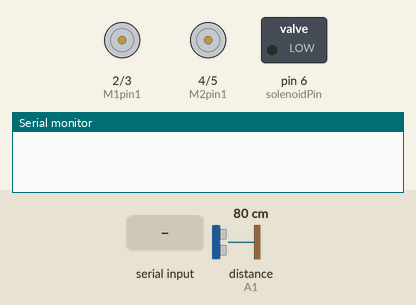
Simulated run of this sketch. Board: Arduino Uno, built with avr-gcc and run on an emulated ATmega328P. Shown: motor-driver pin pairs drawn as motors (green arrow = first pin HIGH = forward, orange = second pin HIGH = backward, longer = more drive, scaled by the enable pin), switched loads named in the sketch (green lamp = pin HIGH), the last lines printed to the serial monitor. Dashed ring = blinking. The test bench sets the inputs (shaded band); at power-on: distance to the obstacle (sensor on A1) 80 cm.

Above: at 1.2 s.
1.3 s: "2\n" received over Serial
At 1.7 s:
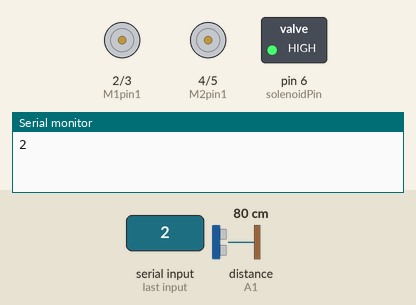
4.3 s: "3\n" received over Serial
At 6.9 s:
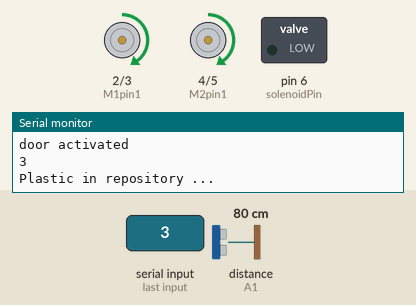
7.3 s: "4\n" received over Serial
At 9.5 s:
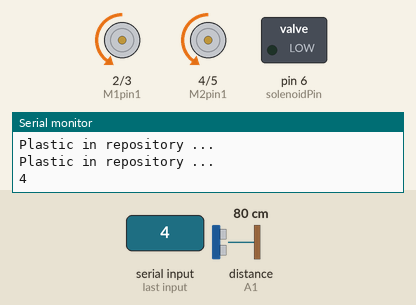
9.8 s: "2\n" received over Serial
At 11.7 s:
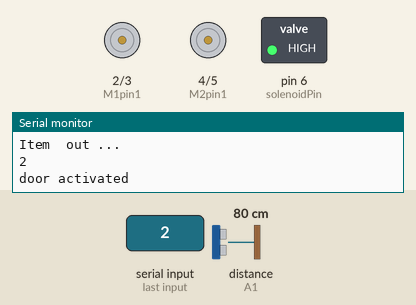
12.8 s: "1\n" received over Serial
At 14.3 s:
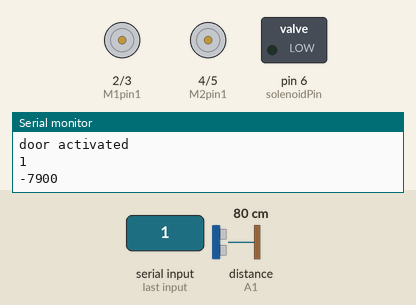
Timing chart, 0 to 15.3 s (numbered marks = the images above; inputs shaded):
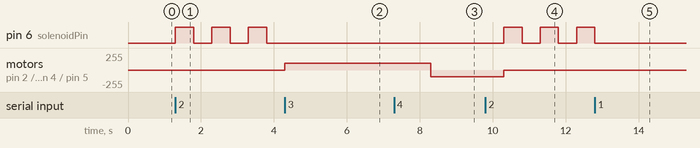

The sketch:

Script_motor_version.ino
```cpp
#include <SharpIR.h>


int capacity = 80;
int msg ;
char Status[5] ;
String Data;

#define M1pin1 2
#define M1pin2 3
#define M2pin1 4
#define M2pin2 5
#define pin 7

#define PWM1  10
#define PWM2  9

#define solenoidPin 6
#define ir A1            // ir: the pin where your sensor is attached
#define model 20150     // model: an int that determines your sensor:  1080 for GP2Y0A21Y
//                                            20150 for GP2Y0A02Y  __GP2Y0A02YK0F
//                                            (working distance range according to the datasheets)
/*
2 to 15 cm GP2Y0A51SK0F  use 1080
4 to 30 cm GP2Y0A41SK0F / GP2Y0AF30 series  use 430
10 to 80 cm GP2Y0A21YK0F  use 1080
10 to 150 cm GP2Y0A60SZLF use 10150
20 to 150 cm GP2Y0A02YK0F use 20150
100 to 550 cm GP2Y0A710K0F  use 100550

 */
SharpIR SharpIR(ir, model);

void setup() {
  // put your setup code here, to run once:
  Serial.begin(9600);             // initialize baud rate
  pinMode(solenoidPin, OUTPUT);  //Sets the pins as an output
  pinMode(M1pin1, OUTPUT);
  pinMode(M1pin2, OUTPUT);
  pinMode(M2pin1, OUTPUT);
  pinMode(M2pin2, OUTPUT);

  pinMode(PWM1, OUTPUT);
  pinMode(PWM2, OUTPUT);

  pinMode(pin, INPUT);
}

// This function get a digital input from proximity sensor and send it via serial to RPI
void Check_Item_presence ()
{
  bool  state = digitalRead(pin);
  if (state == HIGH)
  {
    Serial.println("Exist");
  }

}

void Activate_motors_plastic () //This function activates motors to let plastic go in the repository
{
    //Controlling speed (0 = off and 255 = max speed):
  analogWrite(PWM1, 100); //ENA pin
  analogWrite(PWM2, 100); //ENB pin

  //Activate motors with the same direction, same speed
  digitalWrite(M1pin1, HIGH);
  digitalWrite(M1pin2, LOW);

  digitalWrite(M2pin1, HIGH);
  digitalWrite(M2pin2, LOW);

  delay(2000);
  // motors off
  digitalWrite(M1pin1, LOW);
  digitalWrite(M1pin2, LOW);

  digitalWrite(M2pin1, LOW);
  digitalWrite(M2pin2, LOW);

  Serial.println("Plastic in repository ...");

}

void Activate_motors_no_plastic () //This function activates motors to let plastic go in the repository
{
  analogWrite(PWM1, 100); //ENA pin
  analogWrite(PWM2, 100); //ENB pin

    //Activate motors with the same direction, same speed

  digitalWrite(M1pin1, LOW);
  digitalWrite(M1pin2, HIGH);

  digitalWrite(M2pin1, LOW);
  digitalWrite(M2pin2, HIGH);
  delay(2000);

    // motors off
  digitalWrite(M1pin1, LOW);
  digitalWrite(M1pin2, LOW);

  digitalWrite(M2pin1, LOW);
  digitalWrite(M2pin2, LOW);

  Serial.println("Item  out ...");

}

void Activate_Door() // Activate solenoid so the collector can acces the repository
{
  digitalWrite(solenoidPin, HIGH);    //Switch Solenoid ON
  delay(500);                   //Wait 1 Second
  digitalWrite(solenoidPin, LOW);     //Switch Solenoid OFF
  delay(500);                      //Wait 1 Second
  Serial.println("door activated");


}

void Sharp_Data() // This function gets the capacity data from the bin then send it using serial com to RPI
{
  int dis=SharpIR.distance();  // this returns the distance to the object you're measuring
  //Serial.println(dis);
  int res = 100 - (dis-20/capacity)*100 ;
  //int res  = 75 ;
  itoa(res, Status, 10);       // CONVERT NUMBER TO STRING

  Serial.println(Status);
  delay(1000);
}

void loop()
{


  // RECEIVE THE COMMAND FROM RPI
    if(Serial.available()>0){
     Data=Serial.readStringUntil('\n');
     Serial.println(Data);
  }
  // CONVERT THE COMMAND TO  AN INTEGER
  msg = Data.toInt();
 // println("\nThe value of x : %d ", msg);

 // USE A SWITCH CASE FOR EACH COMMAND ACT AND RUN A FUNCTION
  switch (msg) {
            case 1:
                Sharp_Data();
                break;
            case 2:
                Activate_Door();
                break;
            case 3:
                Activate_motors_plastic ();
                break;
            case 4:
                Activate_motors_no_plastic ();
                break;
            case 5:
                Check_Item_presence ();
                break;
            default:
                printf("Out of range");
                break;
        }
  msg=0;
  }
```

Measured:
- after the input at 1.3 s, pin 6 (solenoidPin): alternates HIGH for 0.50 s and LOW for 0.50 s, starting at once
- after the input at 4.3 s, pin 6 (solenoidPin): stops changing and stays LOW; motor on pin 2 (M1pin1) / pin 3 (M1pin2), motor on pin 4 (M2pin1) / pin 5 (M2pin2): stopped → forward 100/255 at once
- after the input at 7.3 s, motor on pin 2 (M1pin1) / pin 3 (M1pin2), motor on pin 4 (M2pin1) / pin 5 (M2pin2): forward 100/255 → backward 100/255 after 1.0 s
- after the input at 9.8 s, pin 6 (solenoidPin): alternates HIGH for 0.50 s and LOW for 0.50 s, starting after 0.50 s; motor on pin 2 (M1pin1) / pin 3 (M1pin2), motor on pin 4 (M2pin1) / pin 5 (M2pin2): backward 100/255 → stopped after 0.50 s
- after the input at 12.8 s, pin 6 (solenoidPin): goes on until 12.8 s, then stays LOW
